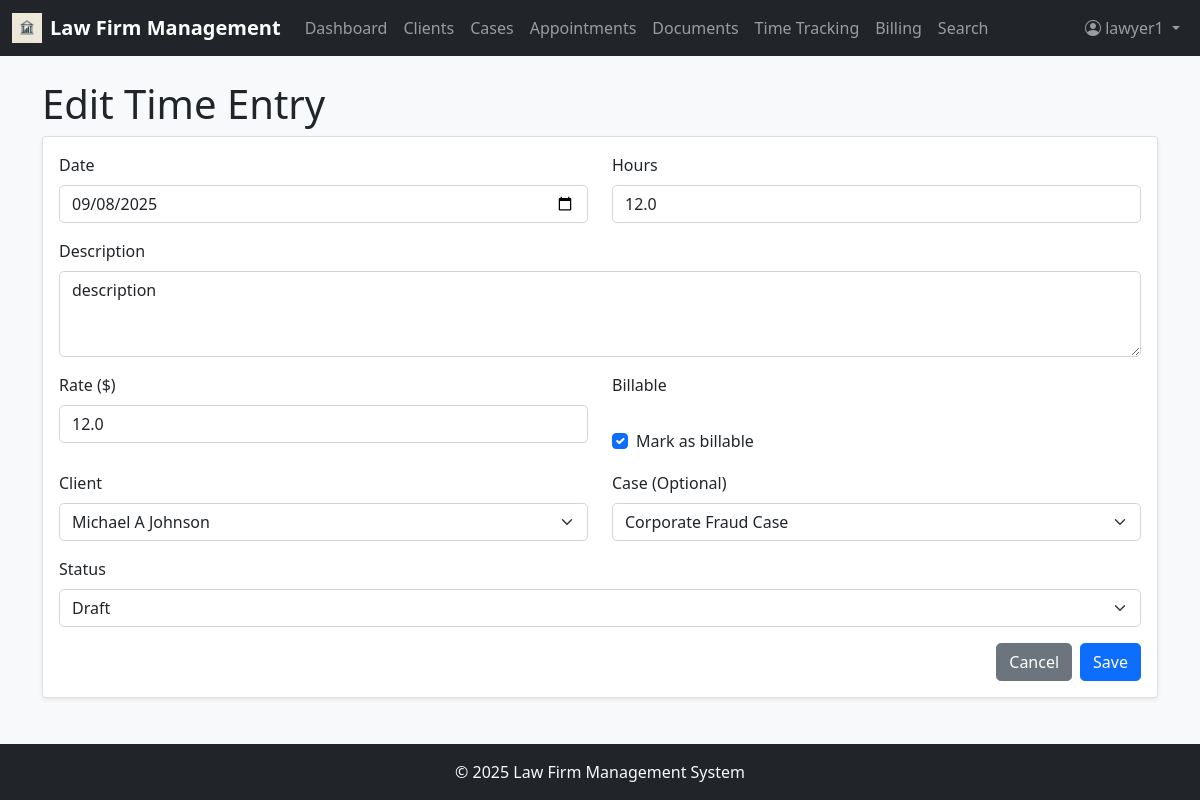
Screenshot of /time_entries/1/edit (signed in) with the database file from the repository.
### app/models.py (models this page shows, shortened)
class User(UserMixin, db.Model):
    id = db.Column(db.Integer, primary_key=True)
    username = db.Column(db.String(64), index=True, unique=True)
    email = db.Column(db.String(120), index=True, unique=True)
    password_hash = db.Column(db.String(128))
    first_name = db.Column(db.String(64))
    last_name = db.Column(db.String(64))
    role = db.Column(db.String(20))  # 'admin' (full access to system; manage users, roles, permissions, clients, cases, billing, payments; approve/reject invoices/time entries; access analytics, financial reports, firm-wide dashboards; configure system settings (billing rates, document categories, practice areas); assign lawyers/staff to cases), 'lawyer' (manage own cases & clients; add/edit case details, appointments, documents, time entries; track billable hours; generate invoices (pending admin approval); search legal database, access case law, add citations to cases; communicate with clients via notes/messages; cannot create/remove other users), 'staff' (support role, limited permissions; schedule appointments; upload and manage documents (evidence, contracts); draft invoices (cannot approve/send); record time entries on behalf of lawyers (if permitted); cannot delete cases or clients; cannot assign users)
    hourly_rate = db.Column(db.Float)
    cases = db.relationship('Case', secondary=case_assignments, backref=db.backref('assigned_users', lazy='dynamic'))
    time_entries = db.relationship('TimeEntry', backref='user', lazy='dynamic')

class TimeEntry(db.Model):
    id = db.Column(db.Integer, primary_key=True)
    date = db.Column(db.Date)
    hours = db.Column(db.Float)
    description = db.Column(db.Text)
    billable = db.Column(db.Boolean, default=True)
    rate = db.Column(db.Float)
    user_id = db.Column(db.Integer, db.ForeignKey('user.id'))
    case_id = db.Column(db.Integer, db.ForeignKey('case.id'))
    client_id = db.Column(db.Integer, db.ForeignKey('client.id'))
    invoice_id = db.Column(db.Integer, db.ForeignKey('invoice.id'))
    status = db.Column(db.String(20))  # Draft, Submitted, Approved, Rejected
    created_at = db.Column(db.DateTime, default=datetime.utcnow)

class Client(db.Model):
    id = db.Column(db.Integer, primary_key=True)
    first_name = db.Column(db.String(64))
    last_name = db.Column(db.String(64))
    email = db.Column(db.String(120))
    phone = db.Column(db.String(20))
    address = db.Column(db.String(256))
    company = db.Column(db.String(128))
    category = db.Column(db.String(64))
    notes = db.Column(db.Text)
    cases = db.relationship('Case', backref='client', lazy='dynamic')
    appointments = db.relationship('Appointment', backref='client', lazy='dynamic')
    documents = db.relationship('Document', backref='client', lazy='dynamic')

class Case(db.Model):
    id = db.Column(db.Integer, primary_key=True)
    case_number = db.Column(db.String(20), unique=True)
    title = db.Column(db.String(128))
    description = db.Column(db.Text)
    status = db.Column(db.String(20))  # Open, In Progress, On Hold, Closed, Archived
    priority = db.Column(db.String(20))  # Low, Medium, High, Urgent
    practice_area = db.Column(db.String(64))
    case_type = db.Column(db.String(64))
    budget = db.Column(db.Float)
    client_id = db.Column(db.Integer, db.ForeignKey('client.id'))
    appointments = db.relationship('Appointment', backref='case', lazy='dynamic')
    documents = db.relationship('Document', backref='case', lazy='dynamic')
    time_entries = db.relationship('TimeEntry', backref='case', lazy='dynamic')
    invoices = db.relationship('Invoice', backref='case', lazy='dynamic')
    created_at = db.Column(db.DateTime, default=datetime.utcnow)
    updated_at = db.Column(db.DateTime, default=datetime.utcnow, onupdate=datetime.utcnow)

### app/routes.py (the view, shortened to what this page needs)
@app.route('/time_entries/<int:id>/edit', methods=['GET', 'POST'])
@login_required
@role_required(['admin', 'lawyer', 'staff'])
def edit_time_entry(id):
    time_entry = TimeEntry.query.get_or_404(id)
    clients = Client.query.all()
    cases = Case.query.all()
    return render_template('time_entry_form.html', time_entry=time_entry, clients=clients, cases=cases)

### app/__init__.py (called while the page is built)
@login.user_loader
def load_user(id):
    return User.query.get(int(id))

### app/routes.py (called while the page is built)
def role_required(allowed_roles):
    def decorator(f):
        @wraps(f)
        def decorated_function(*args, **kwargs):
            if current_user.is_anonymous or current_user.role not in allowed_roles:
                flash('You do not have permission to access this page.')
                return redirect(url_for('dashboard')) # Redirect to dashboard or login
            return f(*args, **kwargs)
        return decorated_function
    return decorator

### app/templates/time_entry_form.html (shortened to what this page needs)
{% extends "base.html" %}
{% block content %}
<h1>{% if time_entry %}Edit Time Entry{% else %}Add Time Entry{% endif %}</h1>
<div class="card">
    <div class="card-body">
        <form method="POST">
            <div class="row mb-3">
                <div class="col-md-6">
                    <label class="form-label">Date</label>
                    <input type="date" class="form-control" name="date" value="{{ time_entry.date.strftime('%Y-%m-%d') if time_entry else '' }}" required>
                </div>
                <div class="col-md-6">
                    <label class="form-label">Hours</label>
                    <input type="number" class="form-control" name="hours" value="{{ time_entry.hours if time_entry else '' }}" step="0.25" min="0" required>
                </div>
            </div>
            <div class="mb-3">
                <label class="form-label">Description</label>
                <textarea class="form-control" name="description" rows="3" required>{{ time_entry.description if time_entry else '' }}</textarea>
            </div>
            <div class="row mb-3">
                <div class="col-md-6">
                    <label class="form-label">Rate ($)</label>
                    <input type="number" class="form-control" name="rate" value="{{ time_entry.rate if time_entry else current_user.hourly_rate or '' }}" step="0.01" min="0" required>
                </div>
                <div class="col-md-6">
                    <label class="form-label">Billable</label>
                    <div class="form-check mt-4">
                        <input class="form-check-input" type="checkbox" name="billable" id="billable" {% if time_entry and time_entry.billable %}checked{% else %}checked{% endif %}>
                        <label class="form-check-label" for="billable">
                            Mark as billable
                        </label>
                    </div>
                </div>
            </div>
            <div class="row mb-3">
                <div class="col-md-6">
                    <label class="form-label">Client</label>
                    <select class="form-select" name="client_id" required>
                        {% for client in clients %}
                        <option value="{{ client.id }}" {% if time_entry and time_entry.client_id == client.id %}selected{% endif %}>{{ client.first_name }} {{ client.last_name }}</option>
                        {% endfor %}
                    </select>
                </div>
                <div class="col-md-6">
                    <label class="form-label">Case (Optional)</label>
                    <select class="form-select" name="case_id">
                        {% for case in cases %}
                        <option value="{{ case.id }}" {% if time_entry and time_entry.case_id == case.id %}selected{% endif %}>{{ case.title }}</option>
                        {% endfor %}
                    </select>
                </div>
            </div>
            {% if time_entry %}
            <div class="mb-3">
                <label class="form-label">Status</label>
                <select class="form-select" name="status" required>
                    <option value="Draft" {% if time_entry.status == 'Draft' %}selected{% endif %}>Draft</option>
                </select>
            </div>
            {% endif %}
            <div class="d-flex justify-content-end">
                <a href="{{ url_for('time_tracking') }}" class="btn btn-secondary me-2">Cancel</a>
                <button type="submit" class="btn btn-primary">Save</button>
            </div>
        </form>
    </div>
</div>
{% endblock %}

### app/templates/base.html (shortened to what this page needs)
<!DOCTYPE html>
<html lang="en">
  <head>
    <link
      href="https://cdn.jsdelivr.net/npm/bootstrap@5.1.3/dist/css/bootstrap.min.css"
      rel="stylesheet"
    />
    <link
      rel="stylesheet"
      href="https://cdn.jsdelivr.net/npm/bootstrap-icons@1.8.1/font/bootstrap-icons.css"
    />
    <link
      href="{{ url_for('static', filename='css/style.css') }}"
      rel="stylesheet"
    />
  </head>
  <body class="d-flex flex-column min-vh-100">
    <nav class="navbar navbar-expand-lg navbar-dark bg-dark">
      <div class="container-fluid">
        <a
          class="navbar-brand d-flex align-items-center"
          href="{{ url_for('dashboard') }}"
        >
          <img
            src="{{ url_for('static', filename='images/lawfirm-logo.jpg') }}"
            alt="Logo"
            width="30"
            height="30"
            class="d-inline-block align-text-top me-2"
          />
          Law Firm Management
        </a>
        <div class="collapse navbar-collapse" id="navbarNav">
          <ul class="navbar-nav me-auto">
            <li class="nav-item">
              <a
                class="nav-link {% if request.endpoint == 'dashboard' %}active{% endif %}"
                href="{{ url_for('dashboard') }}"
              >
                Dashboard
              </a>
            </li>
            <li class="nav-item">
              <a
                class="nav-link {% if request.endpoint == 'clients' %}active{% endif %}"
                href="{{ url_for('clients') }}"
              >
                Clients
              </a>
            </li>
            <li class="nav-item">
              <a
                class="nav-link {% if request.endpoint == 'cases' %}active{% endif %}"
                href="{{ url_for('cases') }}"
              >
                Cases
              </a>
            </li>
            <li class="nav-item">
              <a
                class="nav-link {% if request.endpoint == 'appointments' %}active{% endif %}"
                href="{{ url_for('appointments') }}"
              >
                Appointments
              </a>
            </li>
            <li class="nav-item">
              <a
                class="nav-link {% if request.endpoint == 'documents' %}active{% endif %}"
                href="{{ url_for('documents') }}"
              >
                Documents
              </a>
            </li>
            <li class="nav-item">
              <a
                class="nav-link {% if request.endpoint == 'time_tracking' %}active{% endif %}"
                href="{{ url_for('time_tracking') }}"
              >
                Time Tracking
              </a>
            </li>
            <li class="nav-item">
              <a
                class="nav-link {% if request.endpoint == 'billing' %}active{% endif %}"
                href="{{ url_for('billing') }}"
              >
                Billing
              </a>
            </li>
            <li class="nav-item">
              <a
                class="nav-link {% if request.endpoint == 'search' %}active{% endif %}"
                href="{{ url_for('search') }}"
              >
                Search
              </a>
            </li>
          </ul>
          <ul class="navbar-nav">
            {% if current_user.is_anonymous %}
            <li class="nav-item">
              <a class="nav-link" href="{{ url_for('login') }}">Login</a>
            </li>
            {% else %}
            <li class="nav-item dropdown">
              <a
                class="nav-link dropdown-toggle"
                href="#"
                id="navbarDropdown"
                role="button"
                data-bs-toggle="dropdown"
              >
                <i class="bi bi-person-circle"></i> {{ current_user.username }}
              </a>
            </li>
            {% endif %}
          </ul>
        </div>
      </div>
    </nav>
    <main class="flex-grow-1 container mt-4">
       {% block content %}{% endblock %}
    </main>
    <footer class="footer mt-auto py-3 bg-dark text-light">
      <div class="container text-center">
        <span>© <span id="year"></span> Law Firm Management System</span>
      </div>
    </footer>
  </body>
</html>

### app/static/css/style.css (style rules this page uses)
body { font-family: 'Segoe UI', Tahoma, Geneva, Verdana, sans-serif; background-color: #f8f9fa; }
.footer { margin-top: auto; padding: 1rem 0; background-color: #343a40; color: #fff; }
.card { box-shadow: 0 0.125rem 0.25rem rgba(0, 0, 0, 0.075); border: 1px solid rgba(0, 0, 0, 0.125); }
.navbar-brand { font-weight: bold; }
.btn { border-radius: 0.3rem; }
.form-control, .form-select { border-radius: 0.3rem; }

### rows the page displays
User: username "lawyer1"
TimeEntry: date "09/08/2025", hours "12.0", description "description", rate "12.0", billable "☑", client_id "Michael A Johnson", case_id "Corporate Fraud Case", status "Draft"
